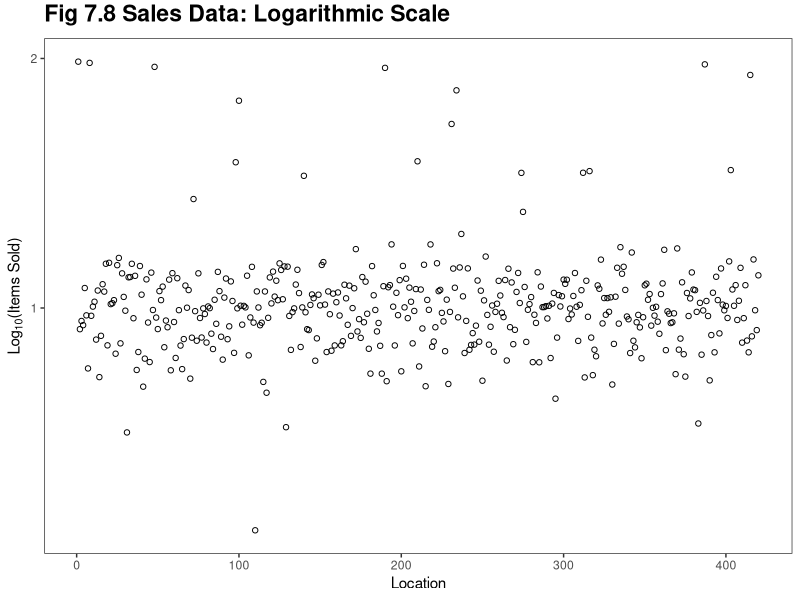
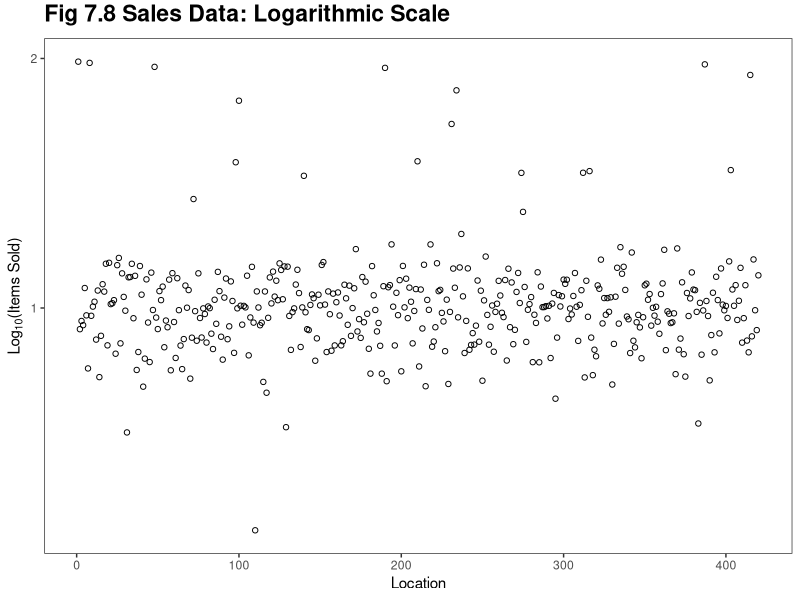

Write the R code that produced these figures, in order.
library(ggplot2)

this_base <- "fig07-08_sales-data-logarithmic-scale"

set.seed(0)

x <- c(rnorm(400, 10, 3), runif(20, min = 0, max = 100))

my_data <- data.frame(value = sample(x, 420))

p <- ggplot(my_data, aes(x = c(1:420), y = log10(value))) +
  geom_point(shape = 1) +
  scale_y_continuous(breaks = seq(1, 5, 1)) +
  labs(x = "Location", y = expression(paste(Log["10"], "(Items Sold)"))) +
  ggtitle("Fig 7.8 Sales Data: Logarithmic Scale") +
  theme_bw() + 
  theme(panel.grid.major = element_blank(),
        panel.grid.minor = element_blank(),
        plot.title = element_text(size = rel(1.5), face = "bold", vjust = 1.5))

p

ggsave(paste0(this_base, ".png"), p, width = 7, height = 5)

## note: my_data is simulated

## TO DO: log the y axis properly, i.e. not just logging the data
